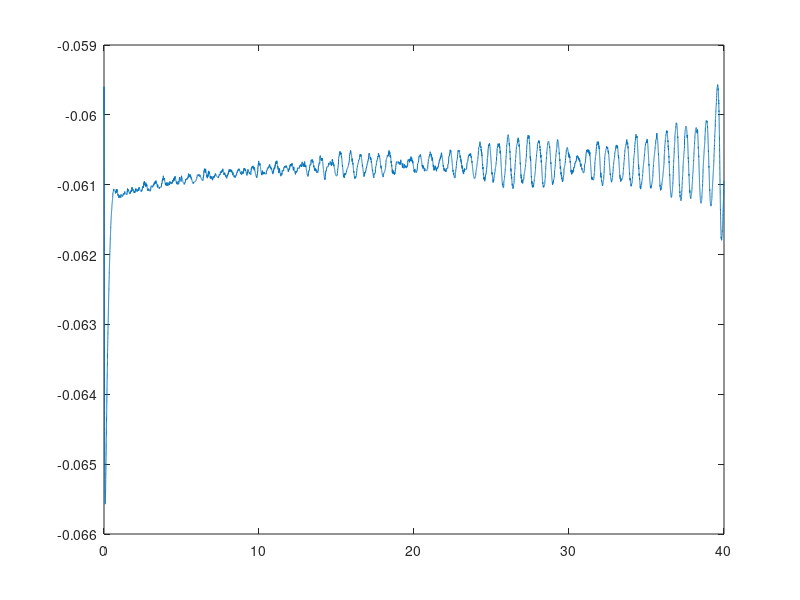

Here is the MATLAB script that generated this plot:
%HeysSinglEFtoIanBoardman.m 
%This script creates subthreshold oscillations using the parameter values
%determined from the voltage clamp data by Lisa Giocomo.  This is the best
%looking version of subthreshold oscillations obtained in this series of
%scripts.  Occasionally, there are large amplitude NaP spikes that occur,
%but the oscillations themselves should only be a couple of millivolts in
%amplitude.

%HeyssingleEBfromAHwithLisaData.m - This script uses the somewhat more
%hyperpolarized values from Lisa's data and also adds small amplitude
%noise.  It gives relatively nice amplitude oscillations in conditions
%where the large spikes do not appear.

%HeyssingleCompWithNoiseMikeAHincreaseNaP.m - Works with a range of
%different increased values of NaP (and reduced current injection Ie).
%%%Good at NaP=0.5 Ie=.000002623; 
%Okay at NaP 0.52 Ie=0.00000233
%Comopare with NaP=0.54 and Ie=0.000002
%Good at NaP=0.48, Ie=0.00000293.  %Increased from 0.38
%Used faster time steps:
%ctr = 5000;  %number of time steps
%delta_t =  .001;

%HeyssingleCompWithNoiseMikeAGtryReducedNaP.m - Reduced NaP does NOT work,
%but increased NaP to 0.48 does work pretty well!


%HeyssingleCompWithNoiseMikeAE.m - Should probably add some actual dimensions of
%the membrane.  20 um length, 15 um diameter.  about 49*3 + 45*20 = 150 +
%1000 = 1150 sq*um ,  1150*10-6 = 0.001150 square meters.  Divide
%everything by about 0.001 = multiply everything by 1000.

%HeyssingleCompWithNoiseMikeAD.m - Try to reduce the time step.

%HeyssingleCompWithNoiseMikeAC.m - Tried to reduce need for long
%simulation periods by inserting final steady state parameters as
%initial conditions.  Got oscillatory dynamics in first short period.

clear all
clc
close all
%%%%%%%%%%%% Constants %%%%%%%%%%%%%%%%%%%%%%
ctr = 40000;  %number of time steps
delta_t =  .001; %size of time step - Reduced time step because still looks same 0
%Looks almost the same with 0.00001


%%%%%%%%%%%%%%%%%%%%%%%setup%%%%%%%%%% %%%%%%%%%%%%%%%%%%%
V = zeros(ctr,1);

Cm = .01;
rCm = 1e3/Cm;
%%%%%%conductances%%%%%%%%
gMax_H_Fast = .98e-3; % scaled by 0.001
gMax_H_Slow = .53e-3;% scaled by 0.001
gMax_NaP = .5e-3; % scaled by 0.001  %Good at NaP=0.5 Ie=.000002623; 
%Okay at NaP 0.52 Ie=0.00000233
%Comopare with NaP=0.54 and Ie=0.000002
%Good at NaP=0.48, Ie=0.00000293.  %Increased from 0.38
gMax_Leak = .58e-3; % scaled by 0.001

%%%%Reverasal Potentials%%%%%
Rev_H = -.020;
Rev_Leak = -.083;
Rev_NaP = .087;

%Ie = 0.0000011; %With Depol mH_Fast. 
Ie = 0.00000472; %%623 %.00431;  %0.0043 % applied current
%Ie=0; %
%%%%%%%%%%%%%%%%%%%%%%%%%%Initial Conditions%%%%%%%%%%%%%%%%%%%%%%%%%%%%
%V(1) = -.054;
% H-current fast acting gating variable
%mH_Fast = 1/((1 + (exp((V(1) + .10)/.003)))); %^(1.36)); 
%mH_Fast = 1/((1 + (exp((V(1) + .0728)/.008)))); %^(1.36)); 
%  = 0.08706
% H-current slow acting gating variable
%mH_Slow = 1/((1 + (exp((V(1) + .00283)/.0159)))^(58.5)); 
%  = 0.1007
% NaP activation gating variable
%m = 1/(1 + exp(-(V(1) + .0487)/.0044));  
%  = 0.23067
% NaP inactivation gating variable
%h = 1/(1 + exp((V(1) + .0488)/.00998)); 
%  = 0.6274

%Try to avoid initial transients by using as initial
%conditions variables from end V(10000000)=-0.0566
%V(i)=-0.0573; %-0.0566;
V(1)=-0.06; %-0.0566;
mH_Fast=0.0764; %0.0781; %0.0706
mH_Slow=0.1540; %0.1575; %0.1428
m=0.1238; %0.1194; %0.1413
h=0.7012; %0.6859; %0.6776

%%%%%%%%%%%%%%%%%%%%%%%%%%%%%%%%%%model%%%%%%%%%%%%%%%%%%%%%%%%%%%%%%%%%%%%
for i = 1:ctr-1
  %Persistant Na activation 
  alpha_activation_NaP = (.091e6*(V(i) + .038))/(1 - exp(-(V(i) + .038)/.005)); 
  beta_activation_NaP = (-.062e6*(V(i) + .038))/(1 - exp((V(i) + .038)/.005)); 
  %Persistant Na inactivation 
  alpha_inactivation_NaP = (-2.88*V(i) - .0491)/(1 - exp((V(i) - .0491)/.00463));
  beta_inactivation_NaP = (6.94*V(i) + .447)/(1 - exp(-(V(i) + .447)/.00263)); 
  hinf = 1/(1 + exp((V(i) + .0488)/.00998));
  tauh = 1/(alpha_inactivation_NaP + beta_inactivation_NaP);
  
  % H current gating variable steady state activation - fast component
  %mH_Fast_inf = 1/((1 + (exp((V(i) + .0728)/.008)))); %^(1.36)); 
  mH_Fast_inf = 1/((1 + (exp((V(i) + .10)/.003)))); %^(1.36)); 
                                                    
  % H current gating variable steady state activation - slow component
  mH_Slow_inf = 1/((1 + (exp((V(i) + .00283)/.0159)))^(58.5)); 

  % H current time constant - fast component
  tauH_Fast = .00051/(exp((V(i) - .0017)/.010) + exp(-(V(i) + .34)/.52)); 

  % H current time constant - slow component
  tauH_Slow = .0056/(exp((V(i) - .017)/.014) + exp(-(V(i) + .26)/.043)); 

  alpha_H_Fast = mH_Fast_inf/tauH_Fast;
  beta_H_Fast = (1 - mH_Fast_inf)/tauH_Fast;
  alpha_H_Slow = mH_Slow_inf/tauH_Slow;
  beta_H_Slow = (1 - mH_Slow_inf)/tauH_Slow;

  %%%%%%%%%%%%%%%%%%noise term for Leak conductance%%%%%%%%%%%%%%%%%%%%    
  y = rand(1);
  if y > .97
    x = 0.98;
  else
    x = 1; %Changed from 1.0
  end
  % x = 1;

  %%%%%%%%%%%%%%%%Difference equations%%%%%%%%%%%%%%%%%%%%%%%%%%%%%%    
  %difference equation for the voltage trace  
  V(i+1) = V(i) + delta_t * rCm * ...
            (-gMax_H_Fast * mH_Fast * (V(i) - Rev_H) - ...
             gMax_H_Slow * mH_Slow * (V(i) - Rev_H) - ...
             gMax_NaP * m * h * (V(i) - Rev_NaP) - ...
             x * gMax_Leak * (V(i) - Rev_Leak) + Ie);
  
  % difference equation for the fast H-current gate
  mH_Fast = mH_Fast + delta_t * ...
            (alpha_H_Fast * (1 - mH_Fast) - beta_H_Fast * mH_Fast); 
  % difference equation fr the slow H-current gate
  mH_Slow = mH_Slow + delta_t * ...
            (alpha_H_Slow * (1 - mH_Slow) - beta_H_Slow * mH_Slow); 

  % equation for the NaP activation gate 
  %% alpha_activation_NaP/(alpha_activation_NaP + beta_activation_NaP)     
  %% m + delta_t*(alpha_activation_NaP*(1 - m) - beta_activation_NaP*m);
  m =   1/(1 + exp(-(V(i) + .0487)/.0044)); 

  % difference equation for the inactivation NaP gate 
  %% h + delta_t*(alpha_inactivation_NaP*(1 - h) - h*beta_inactivation_NaP);
  h = h + delta_t*((hinf - h)/tauh); 
end

%%%%%%%%%%%%%%%%%%%%%Graphs%%%%%%%%%%%%%%%%%%%%%%%%%%%%%%%
t = 1:ctr;
figure('position',[10 10 500 500]);
plot(t*delta_t,V) %Multiply to plot time on x axis in seconds.

%At end V(10000000)=-0.0566
%mH_Fast=0.0706;
%mH_Slow=0.1428;
%m=0.1413
%h=0.6776
V(i+1)
mH_Fast
mH_Slow
m
h



